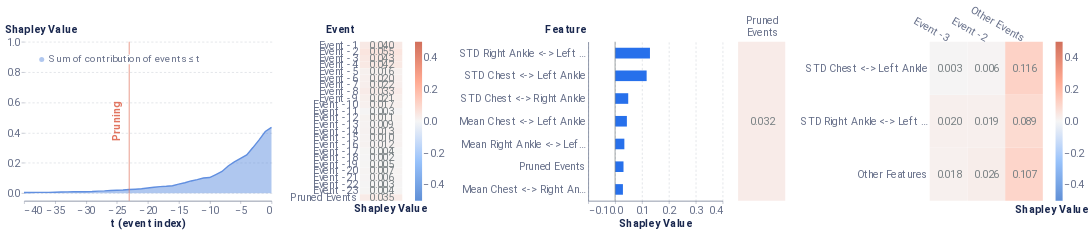

Here is the notebook cell this chart was saved with:
### Markdown cell above
### Local Report on positive instance

### Code cell
from timeshap.explainer import local_report

pruning_dict = {'tol': 0.025}
event_dict = {'rs': 42, 'nsamples': 32000}
feature_dict = {'rs': 42, 'nsamples': 32000, 'feature_names': model_features, 'plot_features': plot_feats}
cell_dict = {'rs': 42, 'nsamples': 32000, 'top_x_feats': 2, 'top_x_events': 2}
local_report(f, pos_x_data, pruning_dict, event_dict, feature_dict, cell_dict=cell_dict, entity_uuid=positive_sequence_id, entity_col='all_id', baseline=average_event)

### Figure 1 — Vega-Lite specification as saved in the notebook (floating-point values rounded to 4 significant figures)
{"config": {"axis": {"domain": true, "domainColor": "#666F89", "grid": false, "gridCap": "round", "gridColor": "#B3B7C4", "gridDash": [2, 4], "gridWidth": 0.5, "labelColor": "#666F89", "labelFont": "Roboto, Arial, sans-serif", "labelPadding": 2, "tickColor": "#666F89", "tickOpacity": 0.5, "tickSize": 4, "titleColor": "#19274E", "titleFont": "Roboto, Arial, sans-serif", "titleFontSize": 12}, "axisBand": {"domain": true, "labelPadding": 4, "ticks": false}, "axisY": {"domain": false, "titleAlign": "left", "titleAngle": 0, "titleX": -20, "titleY": -10}, "legend": {"labelColor": "#666F89", "labelFont": "Roboto, Arial, sans-serif", "labelFontSize": 12, "symbolSize": 40, "titleColor": "#19274E", "titleFont": "Roboto, Arial, sans-serif", "titleFontSize": 12, "titlePadding": 4}, "arc": {"stroke": "#FFFFFF", "strokeWidth": 1}, "bar": {"fill": "#2770EB", "stroke": null}, "line": {"stroke": "#2770EB", "strokeWidth": 2}, "path": {"stroke": "#2770EB", "strokeWidth": 0.5}, "point": {"fill": "#2770EB", "shape": "circle", "filled": true}, "rect": {"fill": "#2770EB"}, "rule": {"stroke": "#666F89"}, "shape": {"stroke": "#2770EB"}, "text": {"color": "#19274E", "font": "Roboto, Arial, sans-serif", "fontSize": 12}, "range": {"category": ["#2770EB", "#77B98A", "#DA5252", "#FFC400", "#A87AEA", "#00A39E", "#19274E"], "diverging": ["#006360", "#2BB3AE", "#96D9D7", "#FFFFFF", "#EDAAAA", "#DA5252", "#811D1D"], "heatmap": ["#18448F", "#1B4EA5", "#2770EB", "#4C88EE", "#82ACF3", "#A6C4F7", "#E9F1FD"], "ramp": ["#18448F", "#1B4EA5", "#2770EB", "#4C88EE", "#82ACF3", "#A6C4F7", "#E9F1FD"]}, "background": "#FFFFFF", "group": {"fill": "#FFFFFF"}, "header": {"labelColor": "#19274E", "labelFont": "Roboto, Arial, sans-serif", "labelFontSize": 12, "titleColor": "#19274E", "titleFont": "Roboto, Arial, sans-serif", "titleFontSize": 16}, "title": {"anchor": "start", "color": "#19274E", "font": "Roboto, Arial, sans-serif", "fontSize": 20, "fontWeight": "bold", "offset": 20, "subtitleColor": "#19274E", "subtitleFontSize": 16}, "view": {"continuousHeight": 300, "continuousWidth": 400, "stroke": "transparent"}}, "hconcat": [{"layer": [{"mark": {"type": "area", "opacity": 0.5}, "encoding": {"color": {"type": "nominal", "field": "Coalition", "legend": {"fillColor": "white", "labelFontSize": 14, "labelLimit": 0, "orient": "top-left", "symbolSize": 50, "symbolStrokeWidth": 0, "title": null}, "scale": {"domain": ["Sum of contribution of events ≤ t"], "range": ["#618FE0"]}}, "x": {"type": "quantitative", "axis": {"labelFontSize": 15, "title": "t (event index)", "titleFontSize": 15}, "field": "t (event index)"}, "y": {"type": "quantitative", "axis": {"grid": true, "labelFontSize": 15, "titleFontSize": 15, "titleX": -28}, "field": "Shapley Value", "scale": {"domain": [-0.05, 1]}}}}, {"mark": "line", "encoding": {"color": {"type": "nominal", "field": "Coalition", "legend": {"fillColor": "white", "labelFontSize": 14, "labelLimit": 0, "orient": "top-left", "symbolSize": 50, "symbolStrokeWidth": 0, "title": null}, "scale": {"domain": ["Sum of contribution of events ≤ t"], "range": ["#618FE0"]}}, "x": {"type": "quantitative", "axis": {"labelFontSize": 15, "title": "t (event index)", "titleFontSize": 15}, "field": "t (event index)"}, "y": {"type": "quantitative", "axis": {"grid": true, "labelFontSize": 15, "titleFontSize": 15, "titleX": -28}, "field": "Shapley Value", "scale": {"domain": [-0.05, 1]}}}}, {"data": {"name": "data-00f9f9d497b03298be4af29d0ce28e00"}, "mark": {"type": "rule", "color": "#E17560"}, "encoding": {"x": {"type": "quantitative", "field": "x"}}}, {"data": {"name": "data-3a7b7db6c2eceac850927f663c8c65eb"}, "mark": {"type": "text", "angle": 270, "color": "#E17560", "fontSize": 15, "fontWeight": "bold", "text": "Pruning"}, "encoding": {"x": {"type": "quantitative", "field": "x"}}}], "data": {"name": "data-7986e88ba96495bf7c87c56cc7c94736"}, "height": 225, "width": 350}, {"layer": [{"mark": "rect", "encoding": {"color": {"type": "quantitative", "field": "rounded", "legend": {"gradientLength": 225, "gradientThickness": 10, "labelFontSize": 15, "orient": "right"}, "scale": {"domain": [-0.5, 0.5], "range": ["#5f8fd6", "#99c3fb", "#f5f5f5", "#ffaa92", "#d16f5b"]}, "title": null}, "x": {"type": "ordinal", "axis": {"title": "Shapley Value", "titleFontSize": 15}, "field": "column"}, "y": {"type": "ordinal", "axis": {"domain": false, "labelFontSize": 15, "title": "Event", "titleFontSize": 15, "titleX": -49}, "field": "Feature", "sort": ["Event -1", "Event -2", "Event -3", "Event -4", "Event -5", "Event -6", "Event -7", "Event -8", "Event -9", "Event -10", "Event -11", "Event -12", "Event -13", "Event -14", "Event -15", "Event -16", "Event -17", "Event -18", "Event -19", "Event -20", "Event -21", "Event -22", "Event -23", "Pruned Events"]}}}, {"mark": {"type": "text", "align": "right", "baseline": "middle", "color": "#798184", "dx": 18, "fontSize": 15}, "encoding": {"text": {"type": "nominal", "field": "rounded_str"}, "x": {"type": "ordinal", "axis": {"domain": false, "labels": false, "title": "Shapley Value", "titleX": 43}, "field": "column"}, "y": {"type": "ordinal", "axis": {"domain": false, "labelFontSize": 15, "title": "Event", "titleFontSize": 15, "titleX": -49}, "field": "Feature", "sort": ["Event -1", "Event -2", "Event -3", "Event -4", "Event -5", "Event -6", "Event -7", "Event -8", "Event -9", "Event -10", "Event -11", "Event -12", "Event -13", "Event -14", "Event -15", "Event -16", "Event -17", "Event -18", "Event -19", "Event -20", "Event -21", "Event -22", "Event -23", "Pruned Events"]}}}], "data": {"name": "data-5575c79705e1947f6b3c7a3d32e9ce79"}, "height": 225, "width": 60}, {"layer": [{"data": {"name": "data-db236b1aa8c68115e263b43b64ad3a5b"}, "mark": {"type": "bar", "size": 15, "thickness": 1}, "encoding": {"x": {"type": "quantitative", "axis": {"grid": true, "labelFontSize": 15, "title": "Shapley Value", "titleFontSize": 15}, "field": "Shapley Value", "scale": {"domain": [-0.1, 0.4]}}, "y": {"type": "nominal", "axis": {"labelFontSize": 15, "title": "Feature", "titleFontSize": 15, "titleX": -61}, "field": "Feature", "sort": {"field": "sort_col", "order": "descending"}}}}, {"data": {"name": "data-9c00aa9dc2b1c1a0b4bf9b34ead12925"}, "mark": {"type": "rule", "color": "#798184"}, "encoding": {"x": {"type": "quantitative", "field": "x"}}}], "height": 225, "width": 190}, {"hconcat": [{"layer": [{"mark": "rect", "encoding": {"color": {"type": "quantitative", "field": "rounded", "legend": null, "scale": {"domain": [-0.5, 0.5], "range": ["#5f8fd6", "#99c3fb", "#f5f5f5", "#ffaa92", "#d16f5b"]}, "title": null}, "x": {"type": "nominal", "axis": {"titleFontSize": 15}, "field": "Event"}, "y": {"type": "nominal", "axis": {"domain": false, "labels": false, "title": null}, "field": "Feature"}}}, {"mark": {"type": "text", "align": "right", "baseline": "middle", "color": "#798184", "dx": 18, "fontSize": 15}, "encoding": {"text": {"type": "nominal", "field": "rounded_str"}, "x": {"type": "nominal", "axis": {"domain": false, "labelAngle": 0, "labelFontSize": 15, "labelOffset": 24, "labelPadding": 30, "orient": "top", "title": null}, "field": "Event"}, "y": {"type": "nominal", "axis": {"domain": false, "labels": false, "title": null}, "field": "Feature"}}}], "data": {"name": "data-55a8e99b733eb12eff75c91808ac08bc"}, "height": 225, "width": 66.67}, {"layer": [{"mark": "rect", "encoding": {"color": {"type": "quantitative", "field": "rounded", "legend": {"gradientLength": 225, "gradientThickness": 10, "labelFontSize": 15, "orient": "right"}, "scale": {"domain": [-0.5, 0.5], "range": ["#5f8fd6", "#99c3fb", "#f5f5f5", "#ffaa92", "#d16f5b"]}, "title": null}, "x": {"type": "nominal", "axis": {"titleFontSize": 15}, "field": "Event", "sort": ["Event -3", "Event -2"]}, "y": {"type": "nominal", "axis": {"domain": false, "labelFontSize": 15, "title": null}, "field": "Feature", "sort": ["STD Chest <-> Left Ankle", "STD Right Ankle <-> Left Ankle"]}}}, {"mark": {"type": "text", "align": "right", "baseline": "middle", "color": "#798184", "dx": 18, "fontSize": 15}, "encoding": {"text": {"type": "nominal", "field": "rounded_str"}, "x": {"type": "nominal", "axis": {"domain": false, "labelAngle": 30, "labelFontSize": 15, "orient": "top", "title": "Shapley Value", "titleX": 172, "titleY": 245}, "field": "Event", "sort": ["Event -3", "Event -2"]}, "y": {"type": "nominal", "axis": {"domain": false, "labelFontSize": 15, "title": null}, "field": "Feature", "sort": ["STD Chest <-> Left Ankle", "STD Right Ankle <-> Left Ankle"]}}}], "data": {"name": "data-7c99e2bb00bef3cb5b2bc364c1948bef"}, "height": 225, "width": 160}], "resolve": {"scale": {"color": "independent"}}}], "resolve": {"scale": {"color": "independent"}}, "$schema": "https://vega.github.io/schema/vega-lite/v4.8.1.json", "datasets": {"data-7986e88ba96495bf7c87c56cc7c94736": [{"Coalition": "Sum of contribution of events > t", "t (event index)": 0, "Shapley Value": 0.0}, {"Coalition": "Sum of contribution of events ≤ t", "t (event index)": 0, "Shapley Value": 0.435}, {"Coalition": "Sum of contribution of events > t", "t (event index)": -1, "Shapley Value": 0.02786}, {"Coalition": "Sum of contribution of events ≤ t", "t (event index)": -1, "Shapley Value": 0.4071}, {"Coalition": "Sum of contribution of events > t", "t (event index)": -2, "Shapley Value": 0.08317}, {"Coalition": "Sum of contribution of events ≤ t", "t (event index)": -2, "Shapley Value": 0.3518}, {"Coalition": "Sum of contribution of events > t", "t (event index)": -3, "Shapley Value": 0.1337}, {"Coalition": "Sum of contribution of events ≤ t", "t (event index)": -3, "Shapley Value": 0.3013}, {"Coalition": "Sum of contribution of events > t", "t (event index)": -4, "Shapley Value": 0.1819}, {"Coalition": "Sum of contribution of events ≤ t", "t (event index)": -4, "Shapley Value": 0.253}, {"Coalition": "Sum of contribution of events > t", "t (event index)": -5, "Shapley Value": 0.2045}, {"Coalition": "Sum of contribution of events ≤ t", "t (event index)": -5, "Shapley Value": 0.2305}, {"Coalition": "Sum of contribution of events > t", "t (event index)": -6, "Shapley Value": 0.2283}, {"Coalition": "Sum of contribution of events ≤ t", "t (event index)": -6, "Shapley Value": 0.2067}, {"Coalition": "Sum of contribution of events > t", "t (event index)": -7, "Shapley Value": 0.2551}, {"Coalition": "Sum of contribution of events ≤ t", "t (event index)": -7, "Shapley Value": 0.1799}, {"Coalition": "Sum of contribution of events > t", "t (event index)": -8, "Shapley Value": 0.2915}, {"Coalition": "Sum of contribution of events ≤ t", "t (event index)": -8, "Shapley Value": 0.1435}, {"Coalition": "Sum of contribution of events > t", "t (event index)": -9, "Shapley Value": 0.3121}, {"Coalition": "Sum of contribution of events ≤ t", "t (event index)": -9, "Shapley Value": 0.1228}, {"Coalition": "Sum of contribution of events > t", "t (event index)": -10, "Shapley Value": 0.3318}, {"Coalition": "Sum of contribution of events ≤ t", "t (event index)": -10, "Shapley Value": 0.1032}, {"Coalition": "Sum of contribution of events > t", "t (event index)": -11, "Shapley Value": 0.3347}, {"Coalition": "Sum of contribution of events ≤ t", "t (event index)": -11, "Shapley Value": 0.1003}, {"Coalition": "Sum of contribution of events > t", "t (event index)": -12, "Shapley Value": 0.345}, {"Coalition": "Sum of contribution of events ≤ t", "t (event index)": -12, "Shapley Value": 0.08996}, {"Coalition": "Sum of contribution of events > t", "t (event index)": -13, "Shapley Value": 0.354}, {"Coalition": "Sum of contribution of events ≤ t", "t (event index)": -13, "Shapley Value": 0.08101}, {"Coalition": "Sum of contribution of events > t", "t (event index)": -14, "Shapley Value": 0.3657}, {"Coalition": "Sum of contribution of events ≤ t", "t (event index)": -14, "Shapley Value": 0.0693}, {"Coalition": "Sum of contribution of events > t", "t (event index)": -15, "Shapley Value": 0.3749}, {"Coalition": "Sum of contribution of events ≤ t", "t (event index)": -15, "Shapley Value": 0.06003}, {"Coalition": "Sum of contribution of events > t", "t (event index)": -16, "Shapley Value": 0.3856}, {"Coalition": "Sum of contribution of events ≤ t", "t (event index)": -16, "Shapley Value": 0.0494}, {"Coalition": "Sum of contribution of events > t", "t (event index)": -17, "Shapley Value": 0.3892}, {"Coalition": "Sum of contribution of events ≤ t", "t (event index)": -17, "Shapley Value": 0.04575}, {"Coalition": "Sum of contribution of events > t", "t (event index)": -18, "Shapley Value": 0.3913}, {"Coalition": "Sum of contribution of events ≤ t", "t (event index)": -18, "Shapley Value": 0.04364}, {"Coalition": "Sum of contribution of events > t", "t (event index)": -19, "Shapley Value": 0.3954}, {"Coalition": "Sum of contribution of events ≤ t", "t (event index)": -19, "Shapley Value": 0.03959}, {"Coalition": "Sum of contribution of events > t", "t (event index)": -20, "Shapley Value": 0.4005}, {"Coalition": "Sum of contribution of events ≤ t", "t (event index)": -20, "Shapley Value": 0.03446}, {"Coalition": "Sum of contribution of events > t", "t (event index)": -21, "Shapley Value": 0.4056}, {"Coalition": "Sum of contribution of events ≤ t", "t (event index)": -21, "Shapley Value": 0.02935}, {"Coalition": "Sum of contribution of events > t", "t (event index)": -22, "Shapley Value": 0.4083}, {"Coalition": "Sum of contribution of events ≤ t", "t (event index)": -22, "Shapley Value": 0.02666}, {"Coalition": "Sum of contribution of events > t", "t (event index)": -23, "Shapley Value": 0.4101}, {"Coalition": "Sum of contribution of events ≤ t", "t (event index)": -23, "Shapley Value": 0.02486}, {"Coalition": "Sum of contribution of events > t", "t (event index)": -24, "Shapley Value": 0.4138}, {"Coalition": "Sum of contribution of events ≤ t", "t (event index)": -24, "Shapley Value": 0.02117}, {"Coalition": "Sum of contribution of events > t", "t (event index)": -25, "Shapley Value": 0.4153}, {"Coalition": "Sum of contribution of events ≤ t", "t (event index)": -25, "Shapley Value": 0.01971}, {"Coalition": "Sum of contribution of events > t", "t (event index)": -26, "Shapley Value": 0.4171}, {"Coalition": "Sum of contribution of events ≤ t", "t (event index)": -26, "Shapley Value": 0.01786}, {"Coalition": "Sum of contribution of events > t", "t (event index)": -27, "Shapley Value": 0.4197}, {"Coalition": "Sum of contribution of events ≤ t", "t (event index)": -27, "Shapley Value": 0.01525}, {"Coalition": "Sum of contribution of events > t", "t (event index)": -28, "Shapley Value": 0.4213}, {"Coalition": "Sum of contribution of events ≤ t", "t (event index)": -28, "Shapley Value": 0.01368}, {"Coalition": "Sum of contribution of events > t", "t (event index)": -29, "Shapley Value": 0.4236}, {"Coalition": "Sum of contribution of events ≤ t", "t (event index)": -29, "Shapley Value": 0.01137}, {"Coalition": "Sum of contribution of events > t", "t (event index)": -30, "Shapley Value": 0.4249}, {"Coalition": "Sum of contribution of events ≤ t", "t (event index)": -30, "Shapley Value": 0.01012}, {"Coalition": "Sum of contribution of events > t", "t (event index)": -31, "Shapley Value": 0.4247}, {"Coalition": "Sum of contribution of events ≤ t", "t (event index)": -31, "Shapley Value": 0.01027}, {"Coalition": "Sum of contribution of events > t", "t (event index)": -32, "Shapley Value": 0.4256}, {"Coalition": "Sum of contribution of events ≤ t", "t (event index)": -32, "Shapley Value": 0.009414}, {"Coalition": "Sum of contribution of events > t", "t (event index)": -33, "Shapley Value": 0.4263}, {"Coalition": "Sum of contribution of events ≤ t", "t (event index)": -33, "Shapley Value": 0.008688}, {"Coalition": "Sum of contribution of events > t", "t (event index)": -34, "Shapley Value": 0.4272}, {"Coalition": "Sum of contribution of events ≤ t", "t (event index)": -34, "Shapley Value": 0.00779}, {"Coalition": "Sum of contribution of events > t", "t (event index)": -35, "Shapley Value": 0.4284}, {"Coalition": "Sum of contribution of events ≤ t", "t (event index)": -35, "Shapley Value": 0.006553}, {"Coalition": "Sum of contribution of events > t", "t (event index)": -36, "Shapley Value": 0.4292}, {"Coalition": "Sum of contribution of events ≤ t", "t (event index)": -36, "Shapley Value": 0.005764}, {"Coalition": "Sum of contribution of events > t", "t (event index)": -37, "Shapley Value": 0.4292}, {"Coalition": "Sum of contribution of events ≤ t", "t (event index)": -37, "Shapley Value": 0.005726}, {"Coalition": "Sum of contribution of events > t", "t (event index)": -38, "Shapley Value": 0.4295}, {"Coalition": "Sum of contribution of events ≤ t", "t (event index)": -38, "Shapley Value": 0.005449}, {"Coalition": "Sum of contribution of events > t", "t (event index)": -39, "Shapley Value": 0.4301}, {"Coalition": "Sum of contribution of events ≤ t", "t (event index)": -39, "Shapley Value": 0.00489}, {"Coalition": "Sum of contribution of events > t", "t (event index)": -40, "Shapley Value": 0.4303}, {"Coalition": "Sum of contribution of events ≤ t", "t (event index)": -40, "Shapley Value": 0.004662}], "data-00f9f9d497b03298be4af29d0ce28e00": [{"x": -23}], "data-3a7b7db6c2eceac850927f663c8c65eb": [{"x": -25}], "data-5575c79705e1947f6b3c7a3d32e9ce79": [{"Shapley Value": 0.0403, "Feature": "Event -1", "row": 1, "column": 1, "rounded": 0.04, "rounded_str": "0.040"}, {"Shapley Value": 0.05534, "Feature": "Event -2", "row": 2, "column": 1, "rounded": 0.055, "rounded_str": "0.055"}, {"Shapley Value": 0.0429, "Feature": "Event -3", "row": 3, "column": 1, "rounded": 0.043, "rounded_str": "0.043"}, {"Shapley Value": 0.04175, "Feature": "Event -4", "row": 4, "column": 1, "rounded": 0.042, "rounded_str": "0.042"}, {"Shapley Value": 0.01602, "Feature": "Event -5", "row": 5, "column": 1, "rounded": 0.016, "rounded_str": "0.016"}, {"Shapley Value": 0.01953, "Feature": "Event -6", "row": 6, "column": 1, "rounded": 0.02, "rounded_str": "0.020"}, {"Shapley Value": 0.02216, "Feature": "Event -7", "row": 7, "column": 1, "rounded": 0.022, "rounded_str": "0.022"}, {"Shapley Value": 0.03344, "Feature": "Event -8", "row": 8, "column": 1, "rounded": 0.033, "rounded_str": "0.033"}, {"Shapley Value": 0.02092, "Feature": "Event -9", "row": 9, "column": 1, "rounded": 0.021, "rounded_str": "0.021"}, {"Shapley Value": 0.01704, "Feature": "Event -10", "row": 10, "column": 1, "rounded": 0.017, "rounded_str": "0.017"}, {"Shapley Value": 0.003041, "Feature": "Event -11", "row": 11, "column": 1, "rounded": 0.003, "rounded_str": "0.003"}, {"Shapley Value": 0.01106, "Feature": "Event -12", "row": 12, "column": 1, "rounded": 0.011, "rounded_str": "0.011"}, {"Shapley Value": 0.009294, "Feature": "Event -13", "row": 13, "column": 1, "rounded": 0.009, "rounded_str": "0.009"}, {"Shapley Value": 0.0133, "Feature": "Event -14", "row": 14, "column": 1, "rounded": 0.013, "rounded_str": "0.013"}, {"Shapley Value": 0.01016, "Feature": "Event -15", "row": 15, "column": 1, "rounded": 0.01, "rounded_str": "0.010"}, {"Shapley Value": 0.012, "Feature": "Event -16", "row": 16, "column": 1, "rounded": 0.012, "rounded_str": "0.012"}, {"Shapley Value": 0.004234, "Feature": "Event -17", "row": 17, "column": 1, "rounded": 0.004, "rounded_str": "0.004"}, {"Shapley Value": 0.002405, "Feature": "Event -18", "row": 18, "column": 1, "rounded": 0.002, "rounded_str": "0.002"}, {"Shapley Value": 0.005412, "Feature": "Event -19", "row": 19, "column": 1, "rounded": 0.005, "rounded_str": "0.005"}, {"Shapley Value": 0.006668, "Feature": "Event -20", "row": 20, "column": 1, "rounded": 0.007, "rounded_str": "0.007"}, {"Shapley Value": 0.005875, "Feature": "Event -21", "row": 21, "column": 1, "rounded": 0.006, "rounded_str": "0.006"}, {"Shapley Value": 0.003259, "Feature": "Event -22", "row": 22, "column": 1, "rounded": 0.003, "rounded_str": "0.003"}, {"Shapley Value": 0.003629, "Feature": "Event -23", "row": 23, "column": 1, "rounded": 0.004, "rounded_str": "0.004"}, {"Shapley Value": 0.03523, "Feature": "Pruned Events", "row": 24, "column": 1, "rounded": 0.035, "rounded_str": "0.035"}], "data-db236b1aa8c68115e263b43b64ad3a5b": [{"Random seed": 42, "NSamples": 32000, "Feature": "Mean Chest <-> Right Ankle", "Shapley Value": 0.02914, "sort_col": 0.02914}, {"Random seed": 42, "NSamples": 32000, "Feature": "STD Chest <-> Right Ankle", "Shapley Value": 0.04888, "sort_col": 0.04888}, {"Random seed": 42, "NSamples": 32000, "Feature": "Mean Chest <-> Left Ankle", "Shapley Value": 0.04391, "sort_col": 0.04391}, {"Random seed": 42, "NSamples": 32000, "Feature": "STD Chest <-> Left Ankle", "Shapley Value": 0.1174, "sort_col": 0.1174}, {"Random seed": 42, "NSamples": 32000, "Feature": "Mean Right Ankle <-> Left Ankle", "Shapley Value": 0.03449, "sort_col": 0.03449}, {"Random seed": 42, "NSamples": 32000, "Feature": "STD Right Ankle <-> Left Ankle", "Shapley Value": 0.1298, "sort_col": 0.1298}, {"Random seed": 42, "NSamples": 32000, "Feature": "Pruned Events", "Shapley Value": 0.03132, "sort_col": 0.03132}], "data-9c00aa9dc2b1c1a0b4bf9b34ead12925": [{"x": 0}], "data-55a8e99b733eb12eff75c91808ac08bc": [{"Event": ["Pruned", "Events"], "Feature": "Other features", "rounded": 0.032, "rounded_str": "0.032"}], "data-7c99e2bb00bef3cb5b2bc364c1948bef": [{"Event": "Other Events", "Feature": "STD Chest <-> Left Ankle", "Shapley Value": 0.1156, "rounded": 0.116, "rounded_str": "0.116"}, {"Event": "Other Events", "Feature": "Other Features", "Shapley Value": 0.1069, "rounded": 0.107, "rounded_str": "0.107"}, {"Event": "Other Events", "Feature": "STD Right Ankle <-> Left Ankle", "Shapley Value": 0.08905, "rounded": 0.089, "rounded_str": "0.089"}, {"Event": "Event -2", "Feature": "Other Features", "Shapley Value": 0.02558, "rounded": 0.026, "rounded_str": "0.026"}, {"Event": "Event -3", "Feature": "STD Right Ankle <-> Left Ankle", "Shapley Value": 0.01962, "rounded": 0.02, "rounded_str": "0.020"}, {"Event": "Event -2", "Feature": "STD Right Ankle <-> Left Ankle", "Shapley Value": 0.0193, "rounded": 0.019, "rounded_str": "0.019"}, {"Event": "Event -3", "Feature": "Other Features", "Shapley Value": 0.01848, "rounded": 0.018, "rounded_str": "0.018"}, {"Event": "Event -2", "Feature": "STD Chest <-> Left Ankle", "Shapley Value": 0.006189, "rounded": 0.006, "rounded_str": "0.006"}, {"Event": "Event -3", "Feature": "STD Chest <-> Left Ankle", "Shapley Value": 0.002609, "rounded": 0.003, "rounded_str": "0.003"}]}}
